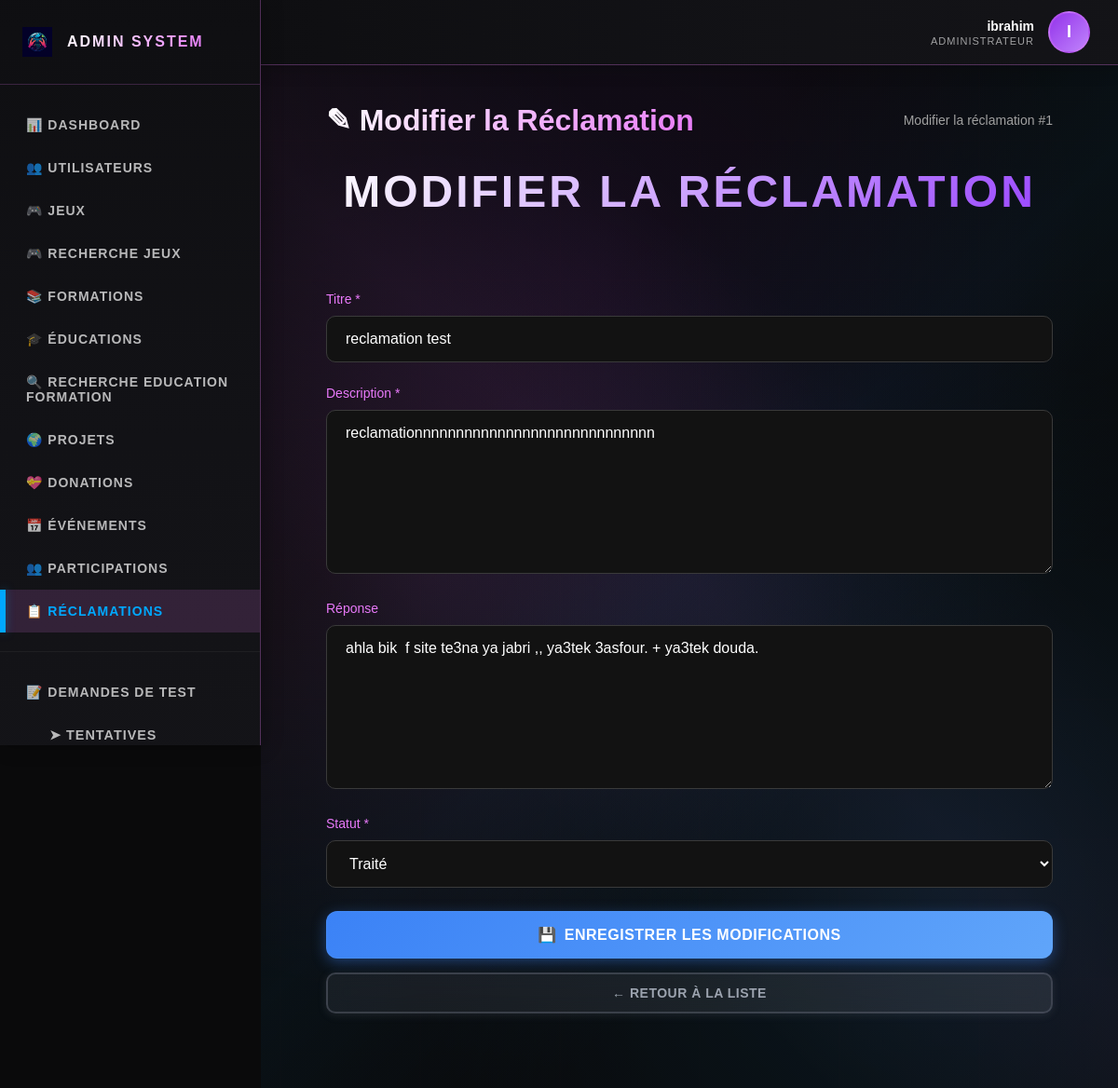
/?action=admin_reclamation_edit&id=1 (signed in), run on the app's committed database.
### tables this page shows
CREATE TABLE `users` (
  `id` int(11) NOT NULL,
  `username` varchar(50) NOT NULL,
  `email` varchar(100) NOT NULL,
  `password` varchar(255) NOT NULL,
  `verification_code` varchar(6) DEFAULT NULL,
  `email_verified` tinyint(1) DEFAULT 0,
  `role` enum('player','moderator','admin') DEFAULT 'player',
  `status` enum('active','inactive','banned') DEFAULT 'active',
  `created_at` timestamp NOT NULL DEFAULT current_timestamp(),
  `updated_at` timestamp NOT NULL DEFAULT current_timestamp() ON UPDATE current_timestamp(),
  `face_descriptor` text DEFAULT NULL COMMENT 'Descripteur facial encodé en JSON',
  `face_registered_at` timestamp NULL DEFAULT NULL COMMENT 'Date d''enregistrement du visage',
  `face_enabled` tinyint(1) DEFAULT 0 COMMENT 'Activer/désactiver la connexion par visage',
  `reset_code` varchar(64) DEFAULT NULL,
  `reset_code_expires` datetime DEFAULT NULL,
  `avatar` varchar(255) DEFAULT NULL,
  `medal` enum('none','bronze','silver','gold') DEFAULT 'none',
  `medal_notification_seen` tinyint(1) DEFAULT 1,
  `banned_until` datetime DEFAULT NULL
);

CREATE TABLE `reclamations` (
  `id` int(11) NOT NULL,
  `titre` varchar(255) NOT NULL,
  `description` text NOT NULL,
  `image_path` varchar(500) DEFAULT NULL,
  `user_id` int(11) NOT NULL,
  `reponse` text DEFAULT NULL,
  `statut` enum('en_attente','traité') DEFAULT 'en_attente',
  `created_at` timestamp NOT NULL DEFAULT current_timestamp(),
  `updated_at` timestamp NOT NULL DEFAULT current_timestamp() ON UPDATE current_timestamp()
);

### controllers/ReclamationController.php (called while the page is built, shortened)
<?php
require_once __DIR__ . '/../models/Reclamation.php';
class ReclamationController {
    private $reclamation;
    public function __construct($db) {
        $this->reclamation = new Reclamation($db);
    }
    public function adminEdit() {
        $id = isset($_GET['id']) ? (int)$_GET['id'] : 0;
        if (!$this->reclamation->getById($id)) {
            $_SESSION['admin_error'] = "Réclamation introuvable.";
            header("Location: ?action=admin_reclamations");
            exit;
        }
        $currentPage = 'admin_reclamations';
        include "views/admin/includes/header.php";
        include "views/admin/reclamation_edit.php";
        include "views/admin/includes/footer.php";
    }
}
?>

### models/User.php (called while the page is built, shortened)
<?php
class User {
    private $conn;
    private $table_name = "users";
    public $id;
    public function __construct($db) {
        $this->conn = $db;
    }
    public function readOne() {
        $query = "SELECT * FROM " . $this->table_name . " WHERE id = ? LIMIT 0,1";
        $stmt = $this->conn->prepare($query);
        $stmt->bindParam(1, $this->id);
        $stmt->execute();
        $row = $stmt->fetch(PDO::FETCH_ASSOC);
        if($row) {
            $this->id = $row['id'];
            $this->username = $row['username'];
            return true;
        }
        return false;
    }
}
?>

### models/Reclamation.php (called while the page is built, shortened)
<?php
class Reclamation {
    private $conn;
    private $table_name = "reclamations";
    public function __construct($db) {
        $this->conn = $db;
    }
    public function getById($id) {
        $query = "SELECT * FROM " . $this->table_name . " WHERE id = ? LIMIT 0,1";
        $stmt = $this->conn->prepare($query);
        $stmt->bindParam(1, $id);
        $stmt->execute();
        $row = $stmt->fetch(PDO::FETCH_ASSOC);
        if($row) {
            $this->id = $row['id'];
            $this->titre = $row['titre'];
            $this->description = $row['description'];
            $this->reponse = $row['reponse'];
            $this->statut = $row['statut'];
            return true;
        }
        return false;
    }
}
?>

### views/admin/reclamation_edit.php (the view, shortened to what this page needs)
<section class="admin-content">
    <div class="admin-bg"></div>
    <div class="admin-container">
        <div class="admin-header-section">
            <h2>✎ Modifier la Réclamation</h2>
            <p style="color: #a0a0a0; font-size: 14px;">Modifier la réclamation #<?php echo $this->reclamation->id; ?></p>
        </div>
        <div class="section-card">
            <div class="section-header">
                <h2 class="section-title">Modifier la Réclamation</h2>
            </div>
            <form method="POST" action="?action=admin_reclamation_edit&id=<?php echo $this->reclamation->id; ?>">
                <div class="admin-form-group">
                    <label for="titre">Titre *</label>
                    <input type="text" id="titre" name="titre"
                           value="<?php echo htmlspecialchars($this->reclamation->titre); ?>" required>
                </div>
                <div class="admin-form-group">
                    <label for="description">Description *</label>
                    <textarea id="description" name="description" rows="8" required><?php echo htmlspecialchars($this->reclamation->description); ?></textarea>
                </div>
                <div class="admin-form-group">
                    <label for="reponse">Réponse</label>
                    <textarea id="reponse" name="reponse" rows="8"
                              placeholder="Réponse de l'administration..."><?php echo htmlspecialchars($this->reclamation->reponse ?? ''); ?></textarea>
                </div>
                <div class="admin-form-group">
                    <label for="statut">Statut *</label>
                    <select id="statut" name="statut" required>
                        <option value="traité" <?php echo $this->reclamation->statut == 'traité' ? 'selected' : ''; ?>>Traité</option>
                    </select>
                </div>
                <button type="submit" class="btn-reclamation-update">
                    <span style="margin-right: 8px;">💾</span>
                    Enregistrer les Modifications
                </button>
                <a href="?action=admin_reclamations" class="btn-reclamation-cancel" style="display: block; text-align: center; text-decoration: none; margin-top: 15px;">
                    ← Retour à la liste
                </a>
            </form>
        </div>
    </div>
</section>

### views/admin/includes/header.php (shortened to what this page needs)
<!DOCTYPE html>
<html lang="fr">
<head>
    <link rel="stylesheet" href="https://cdnjs.cloudflare.com/ajax/libs/font-awesome/6.4.0/css/all.min.css">
    <link rel="stylesheet" href="public/css/templatemo-prism-flux.css">
</head>
<body>
    <?php
    $adminUsername = $_SESSION['username'] ?? 'Admin';
    $adminUserId = $_SESSION['user_id'] ?? null;
    $adminInitial = strtoupper(substr($adminUsername, 0, 1));
    $adminName = $adminUsername;
    if ($adminUserId) {
        try {
            if (!isset($db)) {
                $database = new Database();
                $db = $database->getConnection();
            }
            require_once "models/User.php";
            $userModel = new User($db);
            $userModel->id = $adminUserId;
            if ($userModel->readOne()) {
                $adminName = $userModel->username ?? $adminUsername;
                $adminInitial = strtoupper(substr($adminName, 0, 1));
            }
        } catch (Exception $e) {
            error_log("Error fetching admin info: " . $e->getMessage());
        }
    }
    ?>
    <div class="admin-wrapper">
        <aside class="admin-sidebar">
            <div class="sidebar-header">
                <div class="sidebar-logo">
                    <img src="public/images/logo.png" alt="Logo" onerror="this.style.display='none'; this.parentElement.innerHTML='<div style=\'width: 40px; height: 40px; border-radius: 8px; background: linear-gradient(135deg, #9333ea, #c084fc); display: flex; align-items: center; justify-content: center; font-weight: 900; font-size: 20px; color: white;\'>M</div>';">
                </div>
                <div class="sidebar-title">Admin System</div>
            </div>
            <nav class="sidebar-nav">
                <a href="?action=admin_dashboard" class="sidebar-nav-item <?php echo (isset($currentPage) && $currentPage == 'admin') ? 'active' : ''; ?>">
                    📊 Dashboard
                </a>
                <a href="?action=admin_users" class="sidebar-nav-item <?php echo (isset($currentPage) && $currentPage == 'users') ? 'active' : ''; ?>">
                    👥 Utilisateurs
                </a>
                <a href="?action=admin_games" class="sidebar-nav-item <?php echo (isset($currentPage) && $currentPage == 'games') ? 'active' : ''; ?>">
                    🎮 Jeux
                </a>
                <a href="?action=admin_search_games" class="sidebar-nav-item <?php echo (isset($currentPage) && $currentPage == 'admin_search_games') ? 'active' : ''; ?>">
                    🎮 Recherche Jeux
                </a>
                <a href="?controller=formation&action=adminList" class="sidebar-nav-item <?php echo (isset($currentPage) && $currentPage == 'formations') ? 'active' : ''; ?>">
                    📚 Formations
                </a>
                <a href="?controller=education&action=adminList" class="sidebar-nav-item <?php echo (isset($currentPage) && $currentPage == 'educations') ? 'active' : ''; ?>">
                    🎓 Éducations
                </a>
                <a href="?controller=category&action=adminSearch" class="sidebar-nav-item <?php echo (isset($currentPage) && $currentPage == 'search') ? 'active' : ''; ?>">
                    🔍 Recherche Education Formation
                </a>
                <a href="?action=admin_projects" class="sidebar-nav-item <?php echo (isset($currentPage) && $currentPage == 'admin_projects') ? 'active' : ''; ?>">
                    🌍 Projets
                </a>
                <a href="?action=admin_donations" class="sidebar-nav-item <?php echo (isset($currentPage) && ($currentPage == 'admin_donations' || $currentPage == 'donations')) ? 'active' : ''; ?>">
                    💝 Donations
                </a>
                <a href="?action=admin_events" class="sidebar-nav-item <?php echo (isset($currentPage) && $currentPage == 'admin_events') ? 'active' : ''; ?>">
                    📅 Événements
                </a>
                <a href="?action=admin_participations" class="sidebar-nav-item <?php echo (isset($currentPage) && $currentPage == 'admin_participations') ? 'active' : ''; ?>">
                    👥 Participations
                </a>
                <a href="?action=admin_reclamations" class="sidebar-nav-item <?php echo (isset($currentPage) && $currentPage == 'admin_reclamations') ? 'active' : ''; ?>">
                    📋 Réclamations
                </a>
                <div style="margin: 20px 0; border-top: 1px solid rgba(255,255,255,0.05);"></div>
                <a href="?controller=adminTest&action=listRequests" class="sidebar-nav-item <?php echo (isset($currentPage) && in_array($currentPage, ['test_requests', 'test_attempts', 'test_questions'])) ? 'active' : ''; ?>">
                    📝 Demandes de Test
                </a>
                <a href="?controller=adminTest&action=listAttempts" class="sidebar-nav-item <?php echo (isset($currentPage) && $currentPage == 'test_attempts') ? 'active' : ''; ?>" style="padding-left: 50px; font-size: 0.9em;">
                    ➤ Tentatives
                </a>
            </nav>
        </aside>
        <header class="admin-top-header">
            <div class="admin-profile-section" onclick="showAdminProfileModal()" style="cursor: pointer; transition: all 0.3s ease;" onmouseover="this.style.opacity='0.8';" onmouseout="this.style.opacity='1';">
                <div class="admin-profile-info">
                    <div class="admin-profile-name"><?php echo htmlspecialchars($adminName); ?></div>
                    <div class="admin-profile-role">Administrateur</div>
            </div>
                <div class="admin-profile-avatar">
                    <?php echo htmlspecialchars($adminInitial); ?>
                </div>
            </div>
    </header>

### public/css/templatemo-prism-flux.css (style rules this page uses)
* { margin: 0; padding: 0; box-sizing: border-box; }
:root { --primary-black: #0a0a0a; --carbon-dark: #121212; --carbon-medium: #1a1a1a; --carbon-light: #2a2a2a; --metal-dark: #3a3a3a; --metal-light: #4a4a4a; --accent-red: #ff3333; --accent-blue: #00a8ff; --accent-green: #00ff88; --accent-purple: #9945ff; --accent-cyan: #00ffff; --text-primary: #ffffff; --text-secondary: #b0b0b0; --text-dim: #808080; }
html { scroll-behavior: smooth; }
body { font-family: 'Orbitron', 'Rajdhani', sans-serif; background: var(--primary-black); color: var(--text-primary); overflow-x: hidden; position: relative; }
body::before { content: ''; position: fixed; top: 0; left: 0; width: 100%; height: 100%; background: repeating-linear-gradient(0deg, transparent, transparent 2px, rgba(255, 255, 255, 0.03) 2px, rgba(255, 255, 255, 0.03) 4px), repeating-linear-gradient(90deg, transparent, transparent 2px, rgba(255, 255, 255, 0.03) 2px, rgba(255, 255, 255, 0.03) 4px), linear-gradient(135deg, var(--primary-black) 0%, var(--carbon-dark) 25%, var(--carbon-medium) 50%, var(--carbon-dark) 75%, var(--primary-black) 100%); z-index: -2; }
body::after { content: ''; position: fixed; top: 0; left: 0; width: 100%; height: 100%; background-image: linear-gradient(rgba(255, 51, 51, 0.05) 2px, transparent 2px), linear-gradient(90deg, rgba(255, 51, 51, 0.05) 2px, transparent 2px); background-size: 150px 150px; animation: gridMove 20s linear infinite; z-index: -1; opacity: 0.5; }
.section-header { text-align: center; margin-bottom: 80px; }
.section-title { font-size: 48px; font-weight: 900; text-transform: uppercase; letter-spacing: 3px; margin-bottom: 20px; background: linear-gradient(135deg, var(--text-primary), var(--accent-purple)); -webkit-background-clip: text; -webkit-text-fill-color: transparent; background-clip: text; }

### views/admin/reclamation_edit.php (style rules this page uses)
.btn-reclamation-update { width: 100%; padding: 16px 30px; background: linear-gradient(135deg, #3b82f6 0%, #60a5fa 50%, #93c5fd 100%); background-size: 200% 200%; color: #ffffff; border: none; border-radius: 12px; font-size: 16px; font-weight: 700; letter-spacing: 0.5px; cursor: pointer; transition: all 0.4s cubic-bezier(0.4, 0, 0.2, 1); position: relative; overflow: hidden; box-shadow: 0 4px 15px rgba(59, 130, 246, 0.4), 0 0 0 1px rgba(96, 165, 250, 0.2) inset; text-transform: uppercase; animation: gradientShift 3s ease infinite; display: flex; align-items: center; justify-content: center; }
.btn-reclamation-update::before { content: ''; position: absolute; top: 0; left: -100%; width: 100%; height: 100%; background: linear-gradient(90deg, transparent, rgba(255, 255, 255, 0.3), transparent); transition: left 0.5s ease; }
.btn-reclamation-cancel { padding: 12px 25px; background: linear-gradient(135deg, rgba(107, 114, 128, 0.15) 0%, rgba(156, 163, 175, 0.15) 100%); border: 2px solid rgba(107, 114, 128, 0.4); border-radius: 10px; color: #9ca3af; font-size: 14px; font-weight: 700; letter-spacing: 0.5px; cursor: pointer; transition: all 0.3s cubic-bezier(0.4, 0, 0.2, 1); position: relative; overflow: hidden; backdrop-filter: blur(10px); box-shadow: 0 2px 10px rgba(107, 114, 128, 0.2); text-transform: uppercase; }
.btn-reclamation-cancel::before { content: ''; position: absolute; top: 50%; left: 50%; width: 0; height: 0; border-radius: 50%; background: rgba(107, 114, 128, 0.3); transform: translate(-50%, -50%); transition: width 0.4s ease, height 0.4s ease; }

### data on the page
users: username "ibrahim", username "I"
reclamations: id "1", titre "reclamation test", description "reclamationnnnnnnnnnnnnnnnnnnnnnnnnnnnn", reponse "ahla bik f site te3na ya jabri ,, ya3tek 3asfour. + ya3tek douda.", statut "Traité"
